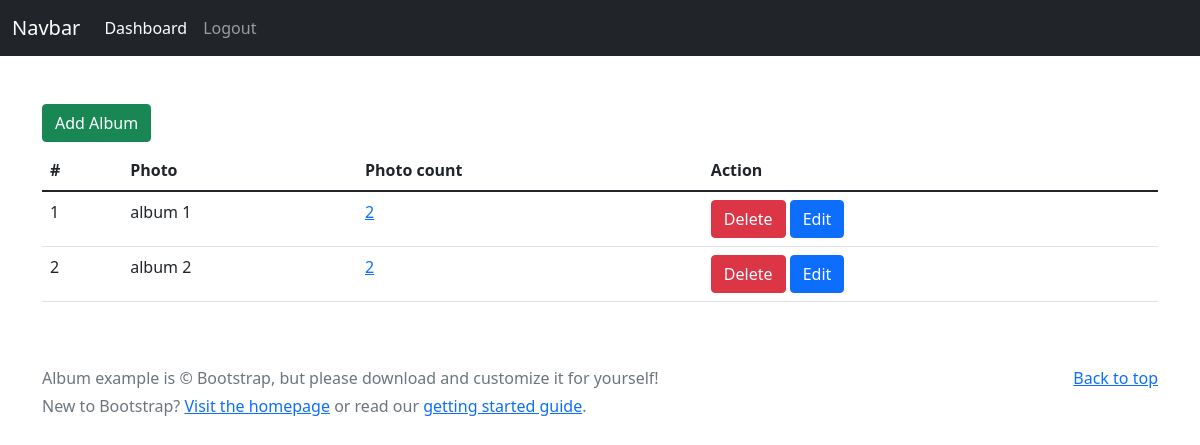
/user-album-list/ (signed in), run on an earlier commit of the app's database.
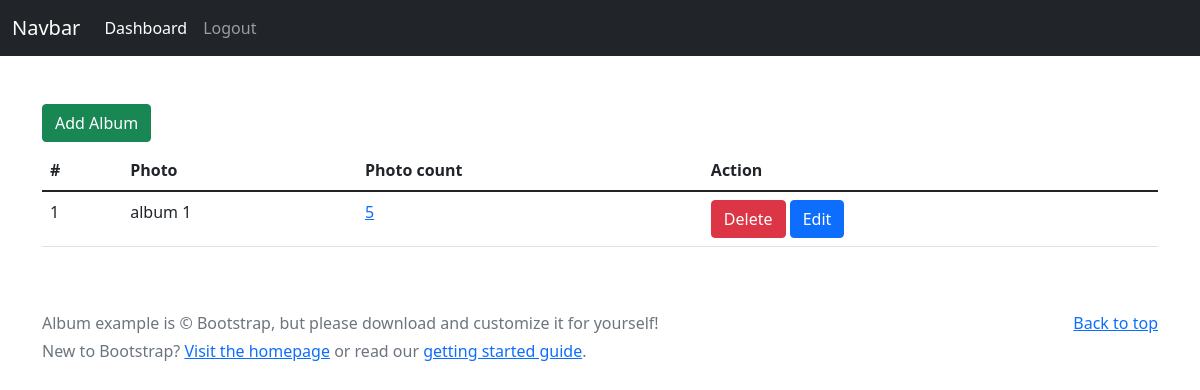
And on a later commit of the database.
### main/models.py (models this page shows, shortened)
class Album(models.Model):
    user = models.ForeignKey(User,on_delete=models.CASCADE)
    album_image = models.ImageField(upload_to='album_img/',null=True)
    title = models.CharField(max_length=100)

### main/views.py (the view)
# urls.py: path('user-album-list/',views.user_album_list,name='user_album_list'),
@login_required
def user_album_list(request):
    data = Album.objects.annotate(total_photos=Count('photos')).filter(user=request.user)
    return render(request,'user-album-list.html',{'data':data})

### main/templates/user-album-list.html
{% extends 'base.html' %}
{% block content %}
<div class="container mt-5">
  <h4><a class='btn btn-success'href="{% url 'add_album' %}">Add Album</a></h4>
  <table class="table table-hover">
    <thead>
      <tr>
        <th>#</th>
        <th>Photo</th>
        <th>Photo count</th>
        <th>Action</th>
      </tr>
    </thead>
    <tbody>
      {% if data %}
        {% for album in data %}
        <tr>
          <td>{{forloop.counter}}</td>
          <td>{{album.title}}</td>
          <td><a href="{% url 'user-photo-list' album.id %}">{{album.total_photos}}</a></td>
          <td>
            <a class="btn btn-danger" href="{% url 'delete_album' album.id %}"onclick="return confirm('are you sure to delete?')">Delete</a>
            <a class="btn btn-primary" href="{% url 'update_album' album.id %}">Edit</a>
          </td>
        </tr>
        {% endfor%}
      {% endif %}
    </tbody>
  </table>
</div>
{% endblock content %}

What changed in the data, as far as the page shows it:
removed Album: title "album 2", total_photos "2"
computed for Album "album 1": total_photos "2" → "5"
